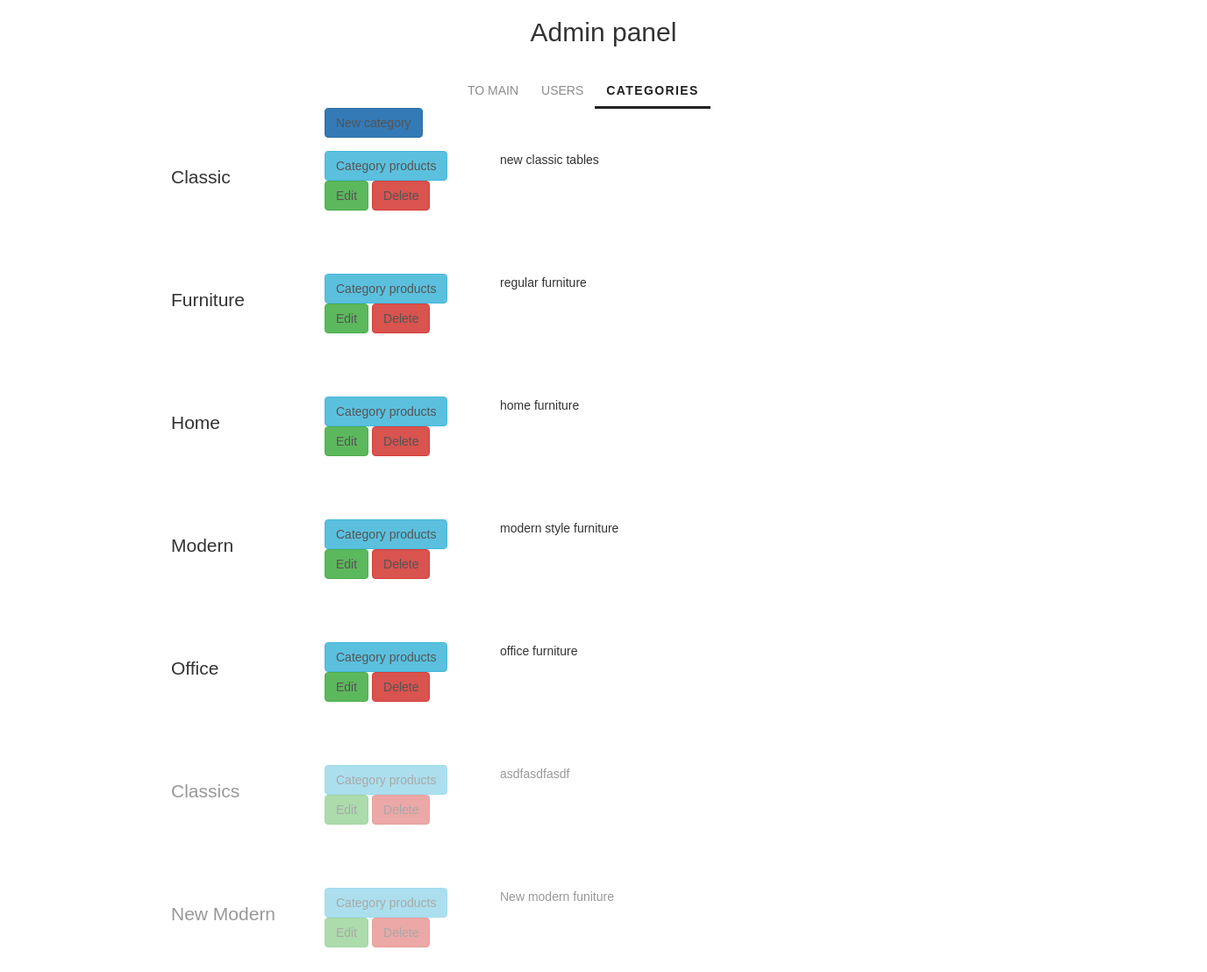
The page /myadmin/productcategory/list/ (signed in) on the database its author committed.
### mainapp/models.py (models this page shows, shortened)
class ProductCategory(models.Model):
    name = models.CharField(verbose_name="name", max_length=64, unique=True)
    description = models.TextField(verbose_name="description", blank=True, max_length=128)
    is_active = models.BooleanField(verbose_name="active", default=True)

### adminapp/views.py (the view)
# urls.py: path('productcategory/list/', adminapp.productcategory_list,
@user_passes_test(lambda x: x.is_superuser)
def productcategory_list(request):
    object_list = ProductCategory.objects.all()
    context = {
        'title': 'admin/categories',
        'object_list': object_list
    }
    return render(request, 'adminapp/productcategory_list.html', context)

### adminapp/templates/adminapp/productcategory_list.html
{% extends 'adminapp/base.html' %}
{% load static %}
{% block container %}
    <div class="categories_list">
        <a href="{% url 'myadmin:productcategory_create' %}"
           class="btn btn-primary new_category">
            New category
        </a>
        {% for object in object_list %}
            <div class="category_record {% if not object.is_active %}not_active{% endif %}">
                <div class="category_name">
                    {{ object.name|title }}
                </div>
                <div class="category_actions">
                    <a href="{% url 'myadmin:productcategory_products' object.pk %}"
                       class="btn btn-info">
                        Category products
                    </a>
                    <a href="{% url 'myadmin:productcategory_update' object.pk %}"
                       class="btn btn-success">
                        Edit
                    </a>
                    <a href="{% url 'myadmin:productcategory_delete' object.pk %}"
                       class="btn btn-danger">
                        Delete
                    </a>
                </div>
                <div class="category_desc">
                    {{ object.description }}
                </div>
            </div>
        {% endfor %}
    </div>
{% endblock %}

### static/css/style.css (style rules this page uses)
* { margin: 0; padding: 0; }
a { text-decoration: none; }
body { font-family: 'Montserrat', sans-serif; }
.categories_list { margin-left: 150px; }
.categories_list .new_category { margin-left: 200px; }
.categories_list a { color: #555; text-decoration: none; }
.category_record { height: 125px; margin: 15px auto; position: relative; }
.category_record.not_active { opacity: 0.5; }
.categories_list .category_name { display: block; float: left; margin-top: 15px; margin-left: 25px; width: 150px; font-size: 150%; }
.category_record .category_actions { display: block; float: left; margin-top: 0px; margin-left: 25px; width: 175px; }
.category_record .category_desc { display: block; float: left; margin-top: 0px; margin-left: 25px; width: 300px; }
::placeholder { color: #6c6c6c; font-size: 14px; font-weight: 300; padding-left: 19px; padding-top: 17px; padding-bottom: 17px; }

### rows shown on the page
ProductCategory: name "Classic", description "new classic tables"
ProductCategory: name "Furniture", description "regular furniture"
ProductCategory: name "Home", description "home furniture"
ProductCategory: name "Modern", description "modern style furniture"
ProductCategory: name "Office", description "office furniture"
ProductCategory: name "Classics", description "asdfasdfasdf"
ProductCategory: name "New Modern", description "New modern funiture"
